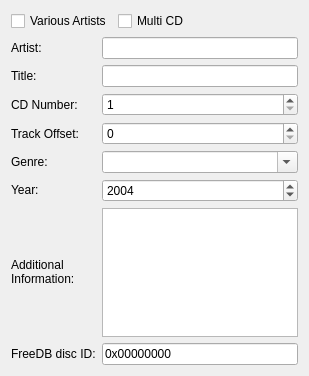
<?xml version="1.0" encoding="UTF-8"?>
<ui version="4.0">
 <class>CDDAHeaderDataWidgetUI</class>
 <widget class="QWidget" name="CDDAHeaderDataWidgetUI">
  <property name="geometry">
   <rect>
    <x>0</x>
    <y>0</y>
    <width>309</width>
    <height>376</height>
   </rect>
  </property>
  <layout class="QGridLayout" name="gridLayout">
   <item row="0" column="0" colspan="2">
    <widget class="QCheckBox" name="checkBox_various">
     <property name="text">
      <string>Various Artists</string>
     </property>
    </widget>
   </item>
   <item row="0" column="2">
    <widget class="QCheckBox" name="checkBox_multicd">
     <property name="text">
      <string>Multi CD</string>
     </property>
    </widget>
   </item>
   <item row="0" column="3">
    <spacer name="horizontalSpacer">
     <property name="orientation">
      <enum>Qt::Horizontal</enum>
     </property>
     <property name="sizeHint" stdset="0">
      <size>
       <width>62</width>
       <height>20</height>
      </size>
     </property>
    </spacer>
   </item>
   <item row="1" column="0">
    <widget class="QLabel" name="label_artist">
     <property name="sizePolicy">
      <sizepolicy hsizetype="Fixed" vsizetype="Fixed">
       <horstretch>0</horstretch>
       <verstretch>0</verstretch>
      </sizepolicy>
     </property>
     <property name="text">
      <string>Artist:</string>
     </property>
    </widget>
   </item>
   <item row="1" column="1" colspan="3">
    <widget class="QLineEdit" name="qlineedit_artist"/>
   </item>
   <item row="2" column="0">
    <widget class="QLabel" name="label_title">
     <property name="sizePolicy">
      <sizepolicy hsizetype="Fixed" vsizetype="Fixed">
       <horstretch>0</horstretch>
       <verstretch>0</verstretch>
      </sizepolicy>
     </property>
     <property name="text">
      <string>Title:</string>
     </property>
    </widget>
   </item>
   <item row="2" column="1" colspan="3">
    <widget class="QLineEdit" name="qlineedit_title"/>
   </item>
   <item row="3" column="0">
    <widget class="QLabel" name="label_cdnum">
     <property name="text">
      <string>CD Number:</string>
     </property>
    </widget>
   </item>
   <item row="3" column="1" colspan="3">
    <widget class="QSpinBox" name="kintspinbox_cdnum">
     <property name="minimum">
      <number>1</number>
     </property>
    </widget>
   </item>
   <item row="4" column="0">
    <widget class="QLabel" name="label">
     <property name="text">
      <string>Track Offset:</string>
     </property>
    </widget>
   </item>
   <item row="4" column="1" colspan="3">
    <widget class="QSpinBox" name="kintspinbox_trackoffset">
     <property name="maximum">
      <number>99999</number>
     </property>
    </widget>
   </item>
   <item row="5" column="0">
    <widget class="QLabel" name="label_genre">
     <property name="sizePolicy">
      <sizepolicy hsizetype="Fixed" vsizetype="Fixed">
       <horstretch>0</horstretch>
       <verstretch>0</verstretch>
      </sizepolicy>
     </property>
     <property name="text">
      <string>Genre:</string>
     </property>
    </widget>
   </item>
   <item row="6" column="0">
    <widget class="QLabel" name="label_year">
     <property name="sizePolicy">
      <sizepolicy hsizetype="Fixed" vsizetype="Fixed">
       <horstretch>0</horstretch>
       <verstretch>0</verstretch>
      </sizepolicy>
     </property>
     <property name="text">
      <string>Year:</string>
     </property>
    </widget>
   </item>
   <item row="6" column="1" colspan="3">
    <widget class="QSpinBox" name="kintspinbox_year">
     <property name="minimum">
      <number>-3000</number>
     </property>
     <property name="maximum">
      <number>3000</number>
     </property>
     <property name="value">
      <number>2004</number>
     </property>
    </widget>
   </item>
   <item row="7" column="0">
    <widget class="QLabel" name="label_extdata">
     <property name="sizePolicy">
      <sizepolicy hsizetype="Fixed" vsizetype="Fixed">
       <horstretch>0</horstretch>
       <verstretch>0</verstretch>
      </sizepolicy>
     </property>
     <property name="text">
      <string>Additional
Information:</string>
     </property>
    </widget>
   </item>
   <item row="8" column="0">
    <widget class="QLabel" name="label_discid">
     <property name="sizePolicy">
      <sizepolicy hsizetype="Fixed" vsizetype="Fixed">
       <horstretch>0</horstretch>
       <verstretch>0</verstretch>
      </sizepolicy>
     </property>
     <property name="text">
      <string>FreeDB disc ID:</string>
     </property>
    </widget>
   </item>
   <item row="8" column="1" colspan="3">
    <widget class="QLineEdit" name="qlineedit_freedbdiscid">
     <property name="enabled">
      <bool>true</bool>
     </property>
     <property name="text">
      <string>0x00000000</string>
     </property>
     <property name="readOnly">
      <bool>true</bool>
     </property>
    </widget>
   </item>
   <item row="5" column="1" colspan="3">
    <widget class="QComboBox" name="kcombobox_genre">
     <property name="inputMethodHints">
      <set>Qt::ImhNone</set>
     </property>
     <property name="editable">
      <bool>true</bool>
     </property>
    </widget>
   </item>
   <item row="7" column="1" colspan="3">
    <widget class="QTextEdit" name="ktextedit_extdata"/>
   </item>
  </layout>
 </widget>
 <tabstops>
  <tabstop>checkBox_various</tabstop>
  <tabstop>checkBox_multicd</tabstop>
  <tabstop>qlineedit_artist</tabstop>
  <tabstop>qlineedit_title</tabstop>
  <tabstop>kintspinbox_cdnum</tabstop>
  <tabstop>kintspinbox_trackoffset</tabstop>
  <tabstop>kintspinbox_year</tabstop>
 </tabstops>
 <resources/>
 <connections/>
</ui>
